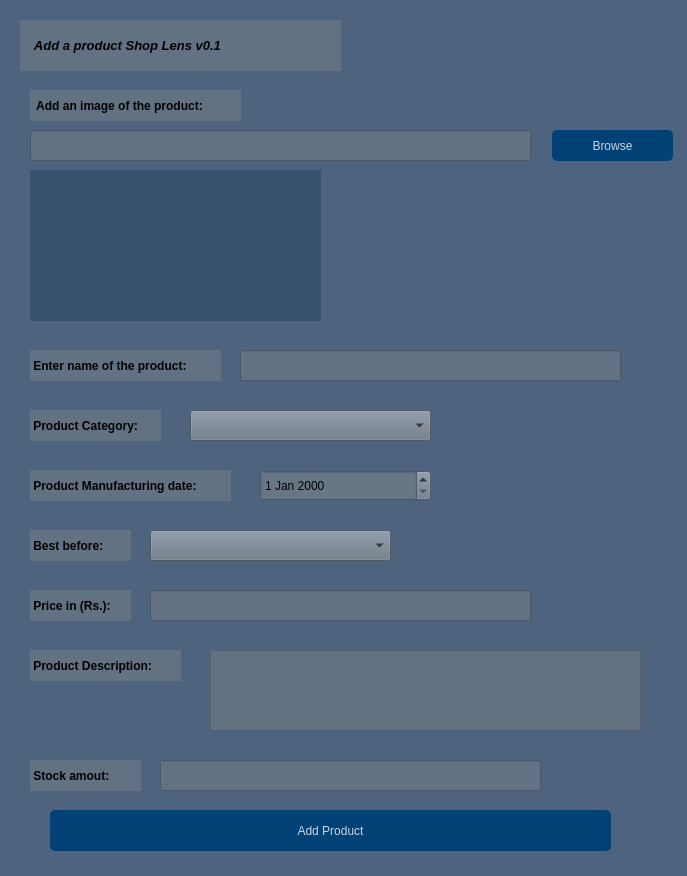
<?xml version="1.0" encoding="UTF-8"?>
<ui version="4.0">
 <class>MainWindow</class>
 <widget class="QMainWindow" name="MainWindow">
  <property name="geometry">
   <rect>
    <x>0</x>
    <y>0</y>
    <width>687</width>
    <height>876</height>
   </rect>
  </property>
  <property name="windowTitle">
   <string>Add a product</string>
  </property>
  <property name="styleSheet">
   <string notr="true">background-color:rgba(25, 54, 89, 100)</string>
  </property>
  <widget class="QWidget" name="centralwidget">
   <widget class="QLabel" name="label">
    <property name="geometry">
     <rect>
      <x>20</x>
      <y>20</y>
      <width>321</width>
      <height>51</height>
     </rect>
    </property>
    <property name="font">
     <font>
      <pointsize>10</pointsize>
      <weight>75</weight>
      <italic>true</italic>
      <bold>true</bold>
     </font>
    </property>
    <property name="styleSheet">
     <string notr="true">background-color:rgba(105, 118, 132, 200)</string>
    </property>
    <property name="text">
     <string>    Add a product Shop Lens v0.1</string>
    </property>
   </widget>
   <widget class="QLineEdit" name="lineEdit">
    <property name="geometry">
     <rect>
      <x>30</x>
      <y>130</y>
      <width>501</width>
      <height>31</height>
     </rect>
    </property>
    <property name="font">
     <font>
      <pointsize>10</pointsize>
     </font>
    </property>
    <property name="styleSheet">
     <string notr="true">background-color:rgba(105, 118, 132, 200)</string>
    </property>
   </widget>
   <widget class="QLabel" name="label_2">
    <property name="geometry">
     <rect>
      <x>30</x>
      <y>90</y>
      <width>211</width>
      <height>31</height>
     </rect>
    </property>
    <property name="font">
     <font>
      <weight>75</weight>
      <bold>true</bold>
     </font>
    </property>
    <property name="styleSheet">
     <string notr="true">background-color:rgba(105, 118, 132, 200)</string>
    </property>
    <property name="text">
     <string>  Add an image of the product:</string>
    </property>
   </widget>
   <widget class="QPushButton" name="pushButton">
    <property name="geometry">
     <rect>
      <x>552</x>
      <y>130</y>
      <width>121</width>
      <height>31</height>
     </rect>
    </property>
    <property name="styleSheet">
     <string notr="true">QPushButton#pushButton{
background-color:rgba(2, 65, 118, 255);
color:rgba(255, 255, 255, 200);
border-radius:5px;
}
QPushButton#pushButton:pressed{
padding-left:5px;
padding-top:5px;
background-color:rgba(2, 65, 118, 100);
background-position:calc(100% - 10px)center;
}
QPushButton#pushButton:hover{
background-color:rgba(2, 65, 118, 200);
}</string>
    </property>
    <property name="text">
     <string>Browse</string>
    </property>
   </widget>
   <widget class="QLabel" name="label_3">
    <property name="geometry">
     <rect>
      <x>30</x>
      <y>170</y>
      <width>291</width>
      <height>151</height>
     </rect>
    </property>
    <property name="text">
     <string/>
    </property>
   </widget>
   <widget class="QLabel" name="label_4">
    <property name="geometry">
     <rect>
      <x>30</x>
      <y>350</y>
      <width>191</width>
      <height>31</height>
     </rect>
    </property>
    <property name="font">
     <font>
      <weight>75</weight>
      <bold>true</bold>
     </font>
    </property>
    <property name="styleSheet">
     <string notr="true">background-color:rgba(105, 118, 132, 200)</string>
    </property>
    <property name="text">
     <string> Enter name of the product:</string>
    </property>
   </widget>
   <widget class="QLineEdit" name="lineEdit_2">
    <property name="geometry">
     <rect>
      <x>240</x>
      <y>350</y>
      <width>381</width>
      <height>31</height>
     </rect>
    </property>
    <property name="font">
     <font>
      <pointsize>10</pointsize>
     </font>
    </property>
    <property name="styleSheet">
     <string notr="true">background-color:rgba(105, 118, 132, 200)</string>
    </property>
   </widget>
   <widget class="QLabel" name="label_5">
    <property name="geometry">
     <rect>
      <x>30</x>
      <y>410</y>
      <width>131</width>
      <height>31</height>
     </rect>
    </property>
    <property name="font">
     <font>
      <weight>75</weight>
      <bold>true</bold>
     </font>
    </property>
    <property name="styleSheet">
     <string notr="true">background-color:rgba(105, 118, 132, 200)</string>
    </property>
    <property name="text">
     <string> Product Category:</string>
    </property>
   </widget>
   <widget class="QComboBox" name="comboBox">
    <property name="geometry">
     <rect>
      <x>190</x>
      <y>410</y>
      <width>241</width>
      <height>31</height>
     </rect>
    </property>
    <property name="styleSheet">
     <string notr="true">background-color:rgba(105, 118, 132, 200)</string>
    </property>
   </widget>
   <widget class="QLabel" name="label_6">
    <property name="geometry">
     <rect>
      <x>30</x>
      <y>470</y>
      <width>201</width>
      <height>31</height>
     </rect>
    </property>
    <property name="font">
     <font>
      <weight>75</weight>
      <bold>true</bold>
     </font>
    </property>
    <property name="styleSheet">
     <string notr="true">background-color:rgba(105, 118, 132, 200)</string>
    </property>
    <property name="text">
     <string> Product Manufacturing date:</string>
    </property>
   </widget>
   <widget class="QDateEdit" name="dateEdit">
    <property name="geometry">
     <rect>
      <x>260</x>
      <y>470</y>
      <width>171</width>
      <height>31</height>
     </rect>
    </property>
    <property name="styleSheet">
     <string notr="true">background-color:rgba(105, 118, 132, 200)</string>
    </property>
   </widget>
   <widget class="QLabel" name="label_7">
    <property name="geometry">
     <rect>
      <x>30</x>
      <y>530</y>
      <width>101</width>
      <height>31</height>
     </rect>
    </property>
    <property name="font">
     <font>
      <weight>75</weight>
      <bold>true</bold>
     </font>
    </property>
    <property name="styleSheet">
     <string notr="true">background-color:rgba(105, 118, 132, 200)</string>
    </property>
    <property name="text">
     <string> Best before:</string>
    </property>
   </widget>
   <widget class="QComboBox" name="comboBox_2">
    <property name="geometry">
     <rect>
      <x>150</x>
      <y>530</y>
      <width>241</width>
      <height>31</height>
     </rect>
    </property>
    <property name="styleSheet">
     <string notr="true">background-color:rgba(105, 118, 132, 200)</string>
    </property>
   </widget>
   <widget class="QLabel" name="label_8">
    <property name="geometry">
     <rect>
      <x>30</x>
      <y>650</y>
      <width>151</width>
      <height>31</height>
     </rect>
    </property>
    <property name="font">
     <font>
      <weight>75</weight>
      <bold>true</bold>
     </font>
    </property>
    <property name="styleSheet">
     <string notr="true">background-color:rgba(105, 118, 132, 200)</string>
    </property>
    <property name="text">
     <string> Product Description:</string>
    </property>
   </widget>
   <widget class="QPushButton" name="pushButton_2">
    <property name="geometry">
     <rect>
      <x>50</x>
      <y>810</y>
      <width>561</width>
      <height>41</height>
     </rect>
    </property>
    <property name="styleSheet">
     <string notr="true">QPushButton#pushButton_2{
background-color:rgba(2, 65, 118, 255);
color:rgba(255, 255, 255, 200);
border-radius:5px;
}
QPushButton#pushButton_2:pressed{
padding-left:5px;
padding-top:5px;
background-color:rgba(2, 65, 118, 100);
background-position:calc(100% - 10px)center;
}
QPushButton#pushButton_2:hover{
background-color:rgba(2, 65, 118, 200);
}</string>
    </property>
    <property name="text">
     <string>Add Product</string>
    </property>
   </widget>
   <widget class="QTextEdit" name="textEdit">
    <property name="geometry">
     <rect>
      <x>210</x>
      <y>650</y>
      <width>431</width>
      <height>81</height>
     </rect>
    </property>
    <property name="font">
     <font>
      <pointsize>10</pointsize>
     </font>
    </property>
    <property name="styleSheet">
     <string notr="true">background-color:rgba(105, 118, 132, 200)</string>
    </property>
   </widget>
   <widget class="QLabel" name="label_9">
    <property name="geometry">
     <rect>
      <x>30</x>
      <y>760</y>
      <width>111</width>
      <height>31</height>
     </rect>
    </property>
    <property name="font">
     <font>
      <weight>75</weight>
      <bold>true</bold>
     </font>
    </property>
    <property name="styleSheet">
     <string notr="true">background-color:rgba(105, 118, 132, 200)</string>
    </property>
    <property name="text">
     <string> Stock amout:</string>
    </property>
   </widget>
   <widget class="QLineEdit" name="lineEdit_3">
    <property name="geometry">
     <rect>
      <x>160</x>
      <y>760</y>
      <width>381</width>
      <height>31</height>
     </rect>
    </property>
    <property name="font">
     <font>
      <pointsize>10</pointsize>
     </font>
    </property>
    <property name="styleSheet">
     <string notr="true">background-color:rgba(105, 118, 132, 200)</string>
    </property>
   </widget>
   <widget class="QLabel" name="label_10">
    <property name="geometry">
     <rect>
      <x>30</x>
      <y>590</y>
      <width>101</width>
      <height>31</height>
     </rect>
    </property>
    <property name="font">
     <font>
      <weight>75</weight>
      <bold>true</bold>
     </font>
    </property>
    <property name="styleSheet">
     <string notr="true">background-color:rgba(105, 118, 132, 200)</string>
    </property>
    <property name="text">
     <string> Price in (Rs.):</string>
    </property>
   </widget>
   <widget class="QLineEdit" name="lineEdit_4">
    <property name="geometry">
     <rect>
      <x>150</x>
      <y>590</y>
      <width>381</width>
      <height>31</height>
     </rect>
    </property>
    <property name="font">
     <font>
      <pointsize>10</pointsize>
     </font>
    </property>
    <property name="styleSheet">
     <string notr="true">background-color:rgba(105, 118, 132, 200)</string>
    </property>
   </widget>
  </widget>
 </widget>
 <resources/>
 <connections/>
</ui>
